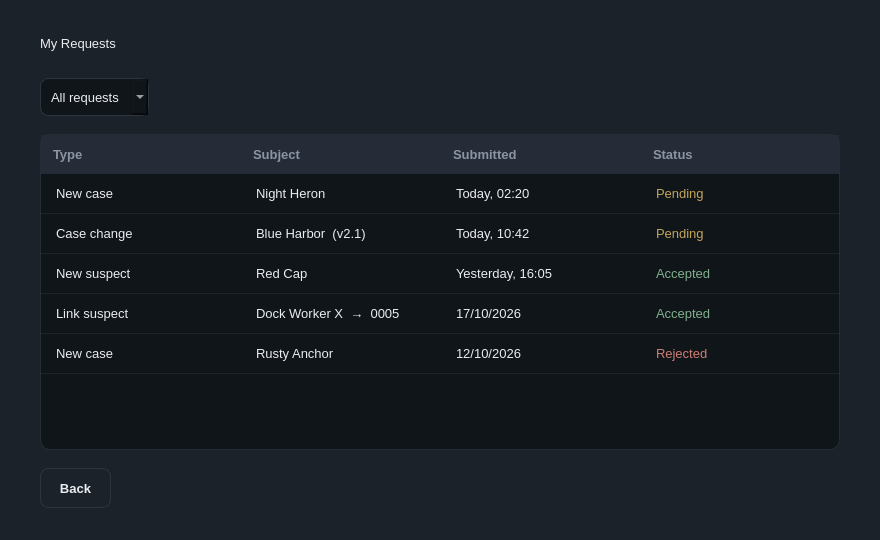
<?xml version="1.0" encoding="UTF-8"?>
<ui version="4.0">
 <class>MainWindow</class>
 <widget class="QMainWindow" name="MainWindow">
  <property name="geometry"><rect><x>0</x><y>0</y><width>880</width><height>540</height></rect></property>
  <property name="windowTitle"><string>MainWindow</string></property>
  <property name="styleSheet"><string notr="true">/* Asche Yiu Police Department - dark / gold theme
   Shared by every .ui file. Widgets pick a style through the dynamic
   property  variant  (Qt Designer: Property Editor &gt; Dynamic Properties). */

QMainWindow, QDialog, QWidget#centralwidget { background: #1c222a; }
QWidget { color: #eaecef; font-family: "Inter", "SF Pro Text", "Segoe UI", "Helvetica Neue", sans-serif; font-size: 13px; }
QLabel { background: transparent; }
QCheckBox { background: transparent; spacing: 8px; }

/* ---- typography ---- */
QLabel[variant="title"]     { font-size: 20px; font-weight: 700; color: #eaecef; }
QLabel[variant="subtitle"]  { font-size: 13px; color: #8b94a3; }
QLabel[variant="field"]     { color: #8b94a3; }
QLabel[variant="section"]   { color: #eaecef; font-size: 14px; font-weight: 600; }
QLabel[variant="cardTitle"] { font-size: 16px; font-weight: 700; color: #eaecef; }
QLabel[variant="value"]     { font-size: 14px; font-weight: 600; color: #eaecef; }
QLabel[variant="hint"]      { color: #8b94a3; font-size: 12px; }
QLabel[variant="stat"]      { color: #c3a459; font-size: 22px; font-weight: 700; }
QFrame[variant="accent"]    { background: #c3a459; border: none; border-radius: 1px; }

/* ---- badges / icons ---- */
QLabel[variant="badgeGold"]  { background: rgba(195,164,89,40);  color: #c3a459; border-radius: 10px; padding: 3px 10px; font-size: 11px; font-weight: 700; }
QLabel[variant="badgeGreen"] { background: rgba(111,159,125,40); color: #7fb08c; border-radius: 10px; padding: 3px 10px; font-size: 11px; font-weight: 700; }
QLabel[variant="badgeRed"]   { background: rgba(184,105,95,45);  color: #cf7d72; border-radius: 10px; padding: 3px 10px; font-size: 11px; font-weight: 700; }
QLabel[variant="badgeMuted"] { background: rgba(139,148,163,35); color: #aab2bf; border-radius: 10px; padding: 3px 10px; font-size: 11px; font-weight: 700; }
QLabel[variant="avatar"]     { background: #c3a459; color: #10151a; border-radius: 24px; font-size: 16px; font-weight: 700; }
QLabel[variant="iconGold"]   { background: rgba(195,164,89,40);  color: #c3a459; border-radius: 30px; font-size: 26px; font-weight: 700; }
QLabel[variant="iconRed"]    { background: rgba(184,105,95,45);  color: #cf7d72; border-radius: 30px; font-size: 26px; font-weight: 700; }

/* ---- containers ---- */
QFrame[variant="card"]      { background: #252c37; border: 1px solid #2d3640; border-radius: 12px; }
QFrame[variant="notice"]    { background: rgba(195,164,89,26);  border: 1px solid rgba(195,164,89,90);  border-radius: 8px; }
QFrame[variant="noticeRed"] { background: rgba(184,105,95,30);  border: 1px solid rgba(184,105,95,100); border-radius: 8px; }
QFrame[variant="dropzone"]  { background: #10151a; border: 1px dashed #3a4552; border-radius: 10px; }
QFrame[variant="card"] QLabel, QFrame[variant="notice"] QLabel, QFrame[variant="noticeRed"] QLabel, QFrame[variant="dropzone"] QLabel { border: none; }

/* ---- inputs ---- */
QLineEdit, QTextEdit, QPlainTextEdit, QDateTimeEdit, QSpinBox, QDoubleSpinBox, QComboBox {
    background: #10151a; border: 1px solid #2d3640; border-radius: 8px; padding: 8px 10px; min-height: 20px;
    selection-background-color: #c3a459; selection-color: #10151a; }
QLineEdit:focus, QTextEdit:focus, QPlainTextEdit:focus, QDateTimeEdit:focus, QSpinBox:focus, QDoubleSpinBox:focus, QComboBox:focus { border: 1px solid #c3a459; }
QLineEdit[readOnly="true"], QPlainTextEdit[readOnly="true"], QTextEdit[readOnly="true"] { background: #161c22; color: #eaecef; }
QComboBox QAbstractItemView { background: #10151a; border: 1px solid #2d3640; selection-background-color: #2b3440; selection-color: #eaecef; outline: 0; }

/* ---- buttons ---- */
QPushButton { background: #1c222a; border: 1px solid #2d3640; border-radius: 8px; padding: 9px 18px; min-height: 20px; font-weight: 600; color: #eaecef; }
QPushButton:hover { background: #232b35; border-color: #3a4552; }
QPushButton:pressed { background: #10151a; }
QPushButton:disabled { color: #5b6573; border-color: #252d36; }
QPushButton[variant="primary"] { background: #c3a459; border: 1px solid #c3a459; color: #10151a; font-weight: 700; }
QPushButton[variant="primary"]:hover { background: #cfb26a; border-color: #cfb26a; }
QPushButton[variant="primary"]:pressed { background: #b39549; }
QPushButton[variant="primary"]:disabled { background: #4a4332; border-color: #4a4332; color: #8a8168; }
QPushButton[variant="accept"] { background: #273235; border: 1px solid #34483f; color: #7fb08c; font-weight: 700; }
QPushButton[variant="accept"]:hover { background: #2c3a3d; }
QPushButton[variant="reject"] { background: #2f2b31; border: 1px solid #4a3638; color: #cf7d72; font-weight: 700; }
QPushButton[variant="reject"]:hover { background: #352e34; }
QPushButton[variant="tile"] { background: #252c37; border: 1px solid #2d3640; border-radius: 12px; padding: 16px 20px; text-align: left; font-size: 14px; font-weight: 500; }
QPushButton[variant="tile"]:hover { border-color: #c3a459; background: #29313d; }

/* ---- lists / tables ---- */
QListWidget, QTableWidget, QTreeWidget { background: #10151a; border: 1px solid #252d36; border-radius: 10px; outline: 0; gridline-color: transparent; alternate-background-color: #131920; }
QListWidget::item { padding: 10px 12px; border-bottom: 1px solid #1d242c; }
QListWidget::item:selected, QTableWidget::item:selected { background: #232b35; color: #eaecef; }
QListWidget::item:hover, QTableWidget::item:hover { background: #1a2129; }
QTableWidget::item { padding: 8px 12px; border-bottom: 1px solid #1d242c; }
QHeaderView { background: #252c37; border: none; border-top-left-radius: 10px; border-top-right-radius: 10px; }
QHeaderView::section { background: #252c37; color: #8b94a3; font-weight: 600; border: none; padding: 10px 12px; }
QTableCornerButton::section { background: #252c37; border: none; }
QTableView::indicator, QListView::indicator, QCheckBox::indicator { width: 16px; height: 16px; border: 1px solid #3a4552; border-radius: 4px; background: #10151a; }
QTableView::indicator:checked, QListView::indicator:checked, QCheckBox::indicator:checked { background: #c3a459; border-color: #c3a459; }

/* ---- tabs ---- */
QTabWidget::pane { border: none; top: 8px; }
QTabBar::tab { background: transparent; color: #8b94a3; padding: 8px 16px; margin-right: 4px; border: none; border-bottom: 2px solid #2d3640; font-weight: 600; }
QTabBar::tab:selected { color: #eaecef; border-bottom: 2px solid #c3a459; }
QTabBar::tab:hover:!selected { color: #c9ced6; }

/* ---- scrollbars ---- */
QScrollBar:vertical { background: transparent; width: 10px; margin: 2px; }
QScrollBar::handle:vertical { background: #2d3640; border-radius: 3px; min-height: 24px; }
QScrollBar:horizontal { background: transparent; height: 10px; margin: 2px; }
QScrollBar::handle:horizontal { background: #2d3640; border-radius: 3px; min-width: 24px; }
QScrollBar::add-line, QScrollBar::sub-line { width: 0; height: 0; }
QScrollBar::add-page, QScrollBar::sub-page { background: transparent; }

/* spin boxes: keep typing area clean, arrows via keyboard / wheel */
QSpinBox::up-button, QSpinBox::down-button, QDoubleSpinBox::up-button, QDoubleSpinBox::down-button { width: 0; border: none; }
</string></property>
  <widget class="QWidget" name="centralwidget"><layout class="QVBoxLayout" name="layout_119"><property name="leftMargin"><number>40</number></property><property name="topMargin"><number>36</number></property><property name="rightMargin"><number>40</number></property><property name="bottomMargin"><number>32</number></property><property name="spacing"><number>18</number></property><item><layout class="QVBoxLayout" name="layout_114"><property name="leftMargin"><number>0</number></property><property name="topMargin"><number>0</number></property><property name="rightMargin"><number>0</number></property><property name="bottomMargin"><number>0</number></property><property name="spacing"><number>6</number></property><item><widget class="QLabel" name="lblTitle"><property name="variant" stdset="0"><string>title</string></property><property name="text"><string>My Requests</string></property></widget></item><item><widget class="QFrame" name="qframe_113"><property name="variant" stdset="0"><string>accent</string></property><property name="minimumSize"><size><width>32</width><height>3</height></size></property><property name="maximumSize"><size><width>32</width><height>3</height></size></property></widget></item></layout></item><item><layout class="QHBoxLayout" name="layout_116"><property name="leftMargin"><number>0</number></property><property name="topMargin"><number>0</number></property><property name="rightMargin"><number>0</number></property><property name="bottomMargin"><number>0</number></property><item><widget class="QComboBox" name="cmbFilter"><item><property name="text"><string>All requests</string></property></item><item><property name="text"><string>Pending</string></property></item><item><property name="text"><string>Accepted</string></property></item><item><property name="text"><string>Rejected</string></property></item></widget></item><item><spacer name="spacer_115"><property name="orientation"><enum>Qt::Horizontal</enum></property><property name="sizeHint" stdset="0"><size><width>20</width><height>20</height></size></property></spacer></item></layout></item><item><widget class="QTableWidget" name="tblRequests"><property name="rowCount"><number>5</number></property><property name="columnCount"><number>4</number></property><property name="editTriggers"><enum>QAbstractItemView::NoEditTriggers</enum></property><property name="selectionBehavior"><enum>QAbstractItemView::SelectRows</enum></property><property name="selectionMode"><enum>QAbstractItemView::SingleSelection</enum></property><property name="showGrid"><bool>false</bool></property><property name="horizontalScrollBarPolicy"><enum>Qt::ScrollBarAlwaysOff</enum></property><property name="minimumSize"><size><width>0</width><height>260</height></size></property><attribute name="horizontalHeaderDefaultSectionSize"><number>200</number></attribute><attribute name="horizontalHeaderStretchLastSection"><bool>true</bool></attribute><attribute name="verticalHeaderVisible"><bool>false</bool></attribute><attribute name="verticalHeaderDefaultSectionSize"><number>40</number></attribute><column><property name="text"><string>Type</string></property><property name="textAlignment"><set>Qt::AlignLeading|Qt::AlignVCenter</set></property></column><column><property name="text"><string>Subject</string></property><property name="textAlignment"><set>Qt::AlignLeading|Qt::AlignVCenter</set></property></column><column><property name="text"><string>Submitted</string></property><property name="textAlignment"><set>Qt::AlignLeading|Qt::AlignVCenter</set></property></column><column><property name="text"><string>Status</string></property><property name="textAlignment"><set>Qt::AlignLeading|Qt::AlignVCenter</set></property></column><item row="0" column="0"><property name="text"><string>New case</string></property></item><item row="0" column="1"><property name="text"><string>Night Heron</string></property></item><item row="0" column="2"><property name="text"><string>Today, 02:20</string></property></item><item row="0" column="3"><property name="text"><string>Pending</string></property><property name="foreground"><brush brushstyle="SolidPattern"><color alpha="255"><red>195</red><green>164</green><blue>89</blue></color></brush></property></item><item row="1" column="0"><property name="text"><string>Case change</string></property></item><item row="1" column="1"><property name="text"><string>Blue Harbor  (v2.1)</string></property></item><item row="1" column="2"><property name="text"><string>Today, 10:42</string></property></item><item row="1" column="3"><property name="text"><string>Pending</string></property><property name="foreground"><brush brushstyle="SolidPattern"><color alpha="255"><red>195</red><green>164</green><blue>89</blue></color></brush></property></item><item row="2" column="0"><property name="text"><string>New suspect</string></property></item><item row="2" column="1"><property name="text"><string>Red Cap</string></property></item><item row="2" column="2"><property name="text"><string>Yesterday, 16:05</string></property></item><item row="2" column="3"><property name="text"><string>Accepted</string></property><property name="foreground"><brush brushstyle="SolidPattern"><color alpha="255"><red>127</red><green>176</green><blue>140</blue></color></brush></property></item><item row="3" column="0"><property name="text"><string>Link suspect</string></property></item><item row="3" column="1"><property name="text"><string>Dock Worker X  →  0005</string></property></item><item row="3" column="2"><property name="text"><string>17/10/2026</string></property></item><item row="3" column="3"><property name="text"><string>Accepted</string></property><property name="foreground"><brush brushstyle="SolidPattern"><color alpha="255"><red>127</red><green>176</green><blue>140</blue></color></brush></property></item><item row="4" column="0"><property name="text"><string>New case</string></property></item><item row="4" column="1"><property name="text"><string>Rusty Anchor</string></property></item><item row="4" column="2"><property name="text"><string>12/10/2026</string></property></item><item row="4" column="3"><property name="text"><string>Rejected</string></property><property name="foreground"><brush brushstyle="SolidPattern"><color alpha="255"><red>207</red><green>125</green><blue>114</blue></color></brush></property></item></widget></item><item><layout class="QHBoxLayout" name="layout_118"><property name="leftMargin"><number>0</number></property><property name="topMargin"><number>0</number></property><property name="rightMargin"><number>0</number></property><property name="bottomMargin"><number>0</number></property><property name="spacing"><number>10</number></property><item><widget class="QPushButton" name="btnBack"><property name="text"><string>Back</string></property></widget></item><item><spacer name="spacer_117"><property name="orientation"><enum>Qt::Horizontal</enum></property><property name="sizeHint" stdset="0"><size><width>20</width><height>20</height></size></property></spacer></item></layout></item></layout></widget>
 </widget>
 <resources/>
 <connections/>
</ui>
